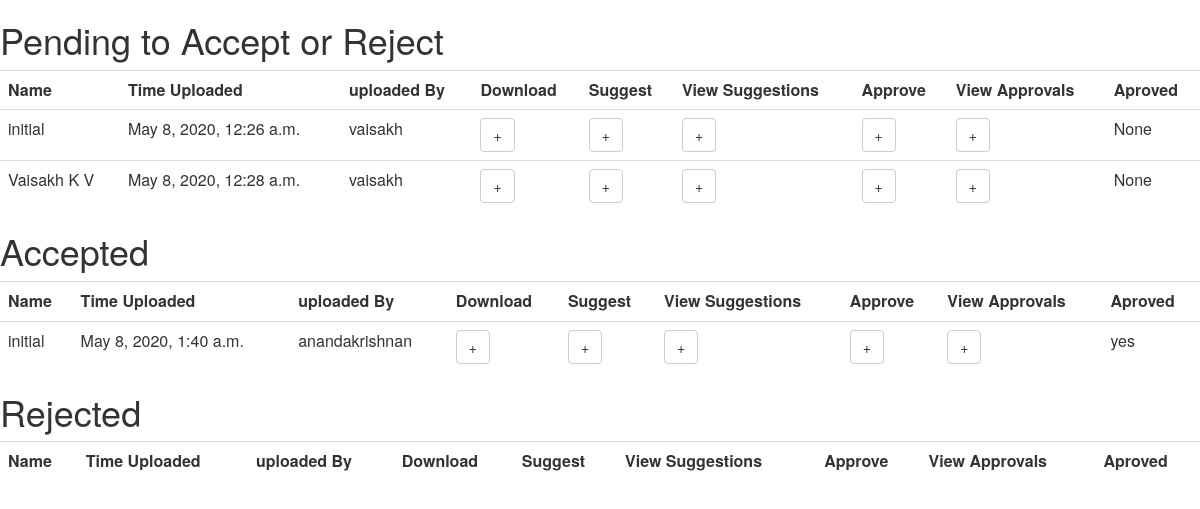
The app's page /team/rootTeam/1/view/ (signed in) with its own data.
### upload/models.py (models this page shows)
class File(models.Model):
	name = models.CharField(max_length=255, blank=True)
	teamName = models.ForeignKey(Team,on_delete=models.CASCADE)
	task = models.ForeignKey(Timeline,on_delete=models.CASCADE)
	file = models.FileField(upload_to='uploads/')
	uploaded_at = models.DateTimeField(default=timezone.now)
	uploadedBy = models.ForeignKey(User,on_delete=models.CASCADE)
	approved = models.CharField(max_length=10,null=True)
	class Meta:
		unique_together = (('name','uploadedBy', 'task'),)
	def __str__(self):
		title=str(self.file.name)
		return title

### team/models.py (models this page shows, shortened)
class Timeline(models.Model):
	teamName = models.ForeignKey(Team,on_delete=models.CASCADE)
	deadline = models.DateTimeField(default=timezone.now)
	task = models.CharField(max_length=50)
	taskDetails = models.CharField(max_length=200)
	grade = models.CharField(max_length=10,null=True)
	class Meta:
		unique_together = (('teamName', 'task'),)

class Team(models.Model):
	teamName = models.CharField(primary_key=True,max_length=200)
	teamLeader = models.ForeignKey(User,on_delete=models.CASCADE)
	directoryLink = models.CharField(unique=True,max_length=200)
	created_date = models.DateTimeField(default=timezone.now)
	def __str__(self):
		return self.teamName

### tcs/decorators.py (the view)
    def wrap(request, *args, **kwargs):
        member = TeamMember.objects.filter(Q(teamName = kwargs['team'] ) & Q(userName = request.user ))
        if member:
            return function(request, *args, **kwargs)
        else:
            raise PermissionDenied

### upload/templates/view.html (shortened to what this page needs)
<html>
<head>
	<link rel="stylesheet" href="https://maxcdn.bootstrapcdn.com/bootstrap/3.4.0/css/bootstrap.min.css">
</head>
<body>
{% load crispy_forms_tags %}
<h1>Pending to Accept or Reject</h1>
	<table class="table table-hover">
	    <tr>
	        <th>Name</th>
	        <th>Time Uploaded</th>
	        <th>uploaded By</th>
	        <th>Download</th>
	        <th>Suggest</th>
	        <th>View Suggestions</th>
	        <th>Approve</th>
	        <th>View Approvals</th>
	        <th>Aproved</th>
	    </tr>
		{% for file in pendingFiles %}
		<tr>
	        <td>{{ file.name }}</td>
	        <td>{{ file.uploaded_at }}</td>
	        <td>{{ file.uploadedBy }}</td>
	        <td><a class="btn btn-default" href="{{root}}{{file}}"><span class="lyphicon glyphicon-plus"></span></a></td>
	        <td><a class="btn btn-default" href="{% url 'suggest' team=file.teamName task=file.task.task filename=file.name uploadedBy=file.uploadedBy%}"><span class="lyphicon glyphicon-plus"></span></a></td>
	        <td><a class="btn btn-default" href="{% url 'viewSuggestions' team=file.teamName task=file.task.task filename=file.name uploadedBy=file.uploadedBy%}"><span class="lyphicon glyphicon-plus"></span></a></td>
	        <td><a class="btn btn-default" href="{% url 'approve' team=file.teamName task=file.task.task filename=file.name uploadedBy=file.uploadedBy%}"><span class="lyphicon glyphicon-plus"></span></a></td>
	        <td><a class="btn btn-default" href="{% url 'viewApprove' team=file.teamName task=file.task.task filename=file.name uploadedBy=file.uploadedBy%}"><span class="lyphicon glyphicon-plus"></span></a></td>
	        <td>{{ file.approved }}</td>
	    </tr>
		{% endfor %}
	</table>
<h1>Accepted</h1>
	<table class="table table-hover">
	    <tr>
	        <th>Name</th>
	        <th>Time Uploaded</th>
	        <th>uploaded By</th>
	        <th>Download</th>
	        <th>Suggest</th>
	        <th>View Suggestions</th>
	        <th>Approve</th>
	        <th>View Approvals</th>
	        <th>Aproved</th>
	    </tr>
		{% for file in acceptedFiles %}
		<tr>
	        <td>{{ file.name }}</td>
	        <td>{{ file.uploaded_at }}</td>
	        <td>{{ file.uploadedBy }}</td>
	        <td><a class="btn btn-default" href="{{root}}{{file}}"><span class="lyphicon glyphicon-plus"></span></a></td>
	        <td><a class="btn btn-default" href="{% url 'suggest' team=file.teamName task=file.task.task filename=file.name uploadedBy=file.uploadedBy%}"><span class="lyphicon glyphicon-plus"></span></a></td>
	        <td><a class="btn btn-default" href="{% url 'viewSuggestions' team=file.teamName task=file.task.task filename=file.name uploadedBy=file.uploadedBy%}"><span class="lyphicon glyphicon-plus"></span></a></td>
	        <td><a class="btn btn-default" href="{% url 'approve' team=file.teamName task=file.task.task filename=file.name uploadedBy=file.uploadedBy%}"><span class="lyphicon glyphicon-plus"></span></a></td>
	        <td><a class="btn btn-default" href="{% url 'viewApprove' team=file.teamName task=file.task.task filename=file.name uploadedBy=file.uploadedBy%}"><span class="lyphicon glyphicon-plus"></span></a></td>
	        <td>{{ file.approved }}</td>
	    </tr>
		{% endfor %}
	</table>
<h1>Rejected</h1>
	<table class="table table-hover">
	    <tr>
	        <th>Name</th>
	        <th>Time Uploaded</th>
	        <th>uploaded By</th>
	        <th>Download</th>
	        <th>Suggest</th>
	        <th>View Suggestions</th>
	        <th>Approve</th>
	        <th>View Approvals</th>
	        <th>Aproved</th>
	    </tr>
	</table>
</body>
</html>

### records on screen
File: name "initial", uploaded_at "May 8, 2020, 12:26 a.m.", uploadedBy "vaisakh", approved "None"
File: name "Vaisakh K V", uploaded_at "May 8, 2020, 12:28 a.m.", uploadedBy "vaisakh", approved "None"
File: name "initial", uploaded_at "May 8, 2020, 1:40 a.m.", uploadedBy "anandakrishnan", approved "yes"
